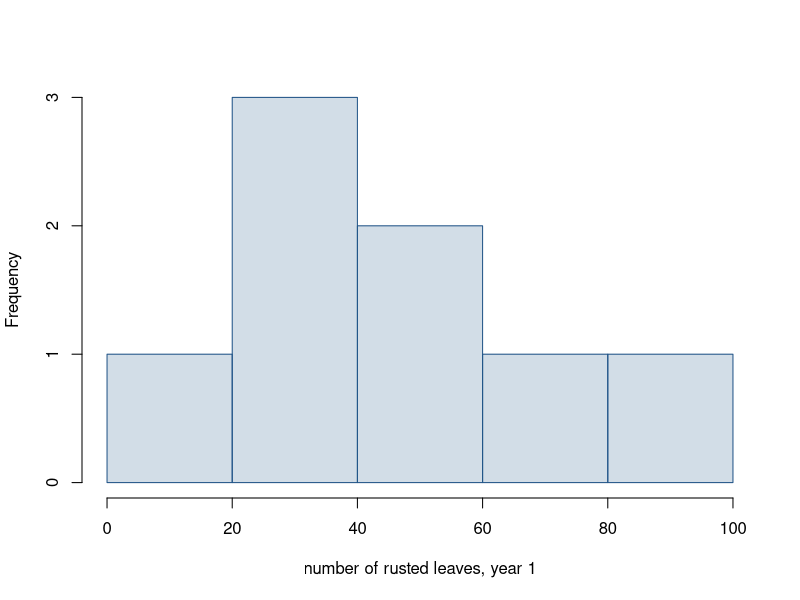
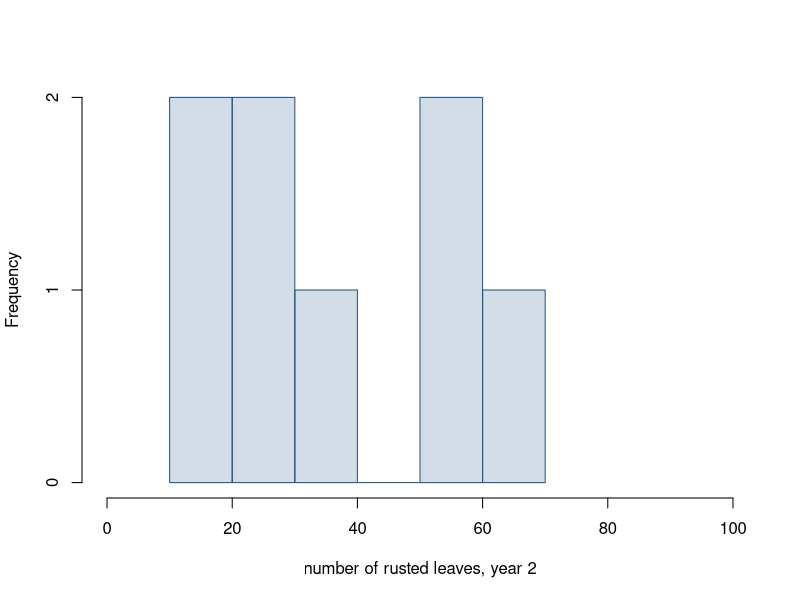

These figures' R source, in order:
setwd("~/Desktop/Teaching/Sta 101 - S12/Review/Final review/figures")

year1 = c(38, 10, 84, 36, 50, 35, 73, 48)
year2 = c(32, 16, 57, 28, 55, 12, 61, 29)

pdf("year1.pdf", height = 3, width = 4)
hist(year1, col="#22558833", border="#225588", main = "", xlab = "number of rusted leaves, year 1", xlim = c(0,100))
dev.off()

pdf("year2.pdf", height = 3, width = 4)
hist(year2, col="#22558833", border="#225588", main = "", xlab = "number of rusted leaves, year 2", xlim = c(0,100))
dev.off()
